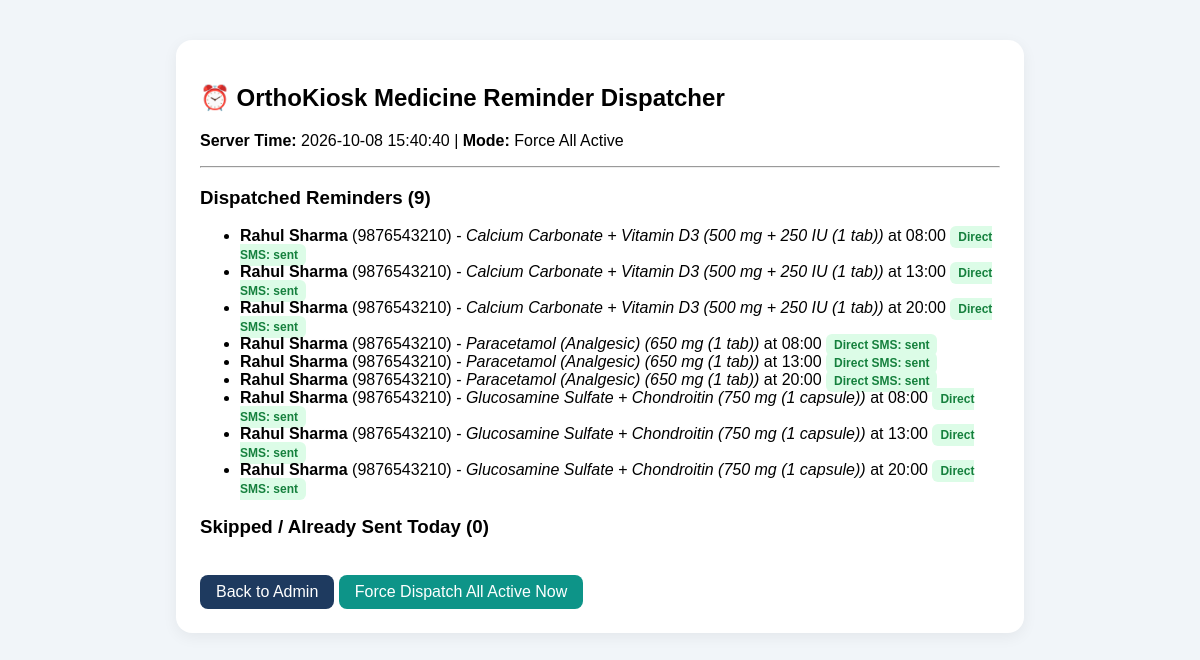
Page /cron_reminders.php?force=1 on the committed database.
### tables this page shows
CREATE TABLE IF NOT EXISTS medicine_reminders (
    id INT AUTO_INCREMENT PRIMARY KEY,
    patient_id INT NOT NULL,
    medicine_name VARCHAR(150) NOT NULL,
    dosage VARCHAR(100) NOT NULL,
    frequency VARCHAR(50) NOT NULL,
    timing VARCHAR(50) NOT NULL DEFAULT 'after_food',
    reminder_times VARCHAR(255) DEFAULT '08:00,13:00,20:00',
    send_sms TINYINT(1) NOT NULL DEFAULT 1,
    send_whatsapp TINYINT(1) NOT NULL DEFAULT 1,
    alarm_enabled TINYINT(1) NOT NULL DEFAULT 1,
    duration_days INT DEFAULT 7,
    start_date DATE NOT NULL,
    notes TEXT NULL,
    last_taken_date DATE NULL,
    created_at TIMESTAMP DEFAULT CURRENT_TIMESTAMP,
    FOREIGN KEY (patient_id) REFERENCES patients(id) ON DELETE CASCADE
);

CREATE TABLE IF NOT EXISTS patients (
    id INT AUTO_INCREMENT PRIMARY KEY,
    name VARCHAR(150) NOT NULL,
    age INT NOT NULL,
    gender VARCHAR(20) NOT NULL,
    phone VARCHAR(20) NOT NULL UNIQUE,
    email VARCHAR(150) NULL,
    created_at TIMESTAMP DEFAULT CURRENT_TIMESTAMP
);

### config.php (called while the page is built, shortened)
<?php
function getClinicSetting($pdo, $key, $default = '') {
    try {
        $stmt = $pdo->prepare("SELECT setting_value FROM clinic_settings WHERE setting_key = ?");
        $stmt->execute([$key]);
        $val = $stmt->fetchColumn();
        return ($val !== false && $val !== null && $val !== '') ? $val : $default;
    } catch (Exception $e) {
        return $default;
    }
}
function logMedicineAlert($pdo, $patient_id, $med_id, $alert_type, $phone, $message, $status = 'sent', $scheduled_time = null) {
    try {
        $stmt = $pdo->prepare("INSERT INTO medicine_notifications_log
            (patient_id, medicine_id, alert_type, phone, message, status, scheduled_time)
            VALUES (?, ?, ?, ?, ?, ?, ?)");
        $stmt->execute([$patient_id, $med_id, $alert_type, $phone, $message, $status, $scheduled_time]);
        return $pdo->lastInsertId();
    } catch (Exception $e) {
        error_log("Failed to log alert: " . $e->getMessage());
        return false;
    }
}
function sendPatientSMS($phone, $message, $pdo = null, $patient_id = null, $med_id = null, $scheduled_time = null) {
    $cleanPhone = preg_replace('/[^0-9]/', '', $phone);
    $tenDigit = (strlen($cleanPhone) >= 10) ? substr($cleanPhone, -10) : $cleanPhone;
    $provider = $pdo ? getClinicSetting($pdo, 'sms_provider', REMINDER_SMS_PROVIDER) : REMINDER_SMS_PROVIDER;
    $fast2smsKey = $pdo ? getClinicSetting($pdo, 'fast2sms_api_key', FAST2SMS_API_KEY) : FAST2SMS_API_KEY;
    $twilioSid = $pdo ? getClinicSetting($pdo, 'twilio_account_sid', TWILIO_ACCOUNT_SID) : TWILIO_ACCOUNT_SID;
    $twilioToken = $pdo ? getClinicSetting($pdo, 'twilio_auth_token', TWILIO_AUTH_TOKEN) : TWILIO_AUTH_TOKEN;
    $twilioPhone = $pdo ? getClinicSetting($pdo, 'twilio_phone_number', TWILIO_PHONE_NUMBER) : TWILIO_PHONE_NUMBER;
    $status = 'sent';
    $gatewayFeedback = '';
    if ($provider === 'FAST2SMS' && !empty($fast2smsKey)) {
        $fields = [
            "route" => "q",
            "message" => $message,
            "language" => "english",
            "flash" => 0,
            "numbers" => $tenDigit
        ];
        $curl = curl_init();
        curl_setopt_array($curl, [
            CURLOPT_URL => "https://www.fast2sms.com/dev/bulkV2",
            CURLOPT_RETURNTRANSFER => true,
            CURLOPT_CUSTOMREQUEST => "POST",
            CURLOPT_POSTFIELDS => json_encode($fields),
            CURLOPT_HTTPHEADER => [
                "authorization: " . trim($fast2smsKey),
                "accept: */*",
                "cache-control: no-cache",
                "content-type: application/json"
            ],
            CURLOPT_TIMEOUT => 15,
            CURLOPT_SSL_VERIFYPEER => false,
            CURLOPT_SSL_VERIFYHOST => false
        ]);
        $response = curl_exec($curl);
        $err = curl_error($curl);
        curl_close($curl);
        if ($err) {
            $status = 'failed';
            $gatewayFeedback = 'Network cURL error: ' . $err;
        } else {
            $respJson = json_decode($response, true);
            if ($respJson && isset($respJson['return']) && $respJson['return'] === true) {
                $status = 'delivered';
                $gatewayFeedback = 'Real SMS successfully dispatched to ' . $tenDigit . ' via Fast2SMS telecom gateway.';
            } else {
                $status = 'failed';
                $gatewayFeedback = isset($respJson['message']) ? (is_array($respJson['message']) ? implode(', ', $respJson['message']) : $respJson['message']) : 'Fast2SMS returned error';
            }
        }
    } else {
        $status = 'sent';
        $gatewayFeedback = 'Simulation Mode (Logged to database). To send real cellular SMS to phone, enter Fast2SMS API Key in Admin Settings.';
    }
    if ($pdo && $patient_id && $med_id) {
        logMedicineAlert($pdo, $patient_id, $med_id, 'sms', $phone, $message, $status, $scheduled_time);
    }
    return [
        'success' => ($status === 'sent' || $status === 'delivered'),
        'provider' => $provider,
        'phone' => $phone,
        'status' => $status,
        'feedback' => $gatewayFeedback
    ];
}
?>

### cron_reminders.php (the view, shortened to what this page needs)
<?php
require_once __DIR__ . '/config.php';
$isCli = (php_sapi_name() === 'cli');
$force = (isset($_GET['force']) && $_GET['force'] == '1') || (isset($argv) && (in_array('--force', $argv) || in_array('--force=1', $argv) || in_array('force', $argv)));
if (!$isCli) {
    echo "<!DOCTYPE html><html><head><title>Reminder Dispatcher | OrthoKiosk</title>";
    echo "<style>body{font-family:sans-serif;background:#f1f5f9;padding:2rem;} .box{background:#fff;border-radius:16px;padding:1.5rem;max-width:800px;margin:auto;box-shadow:0 4px 15px rgba(0,0,0,0.06);} .badge{padding:4px 8px;border-radius:6px;font-size:12px;font-weight:bold;} .sent{background:#dcfce7;color:#15803d;} .skipped{background:#fef3c7;color:#b45309;}</style></head><body>";
    echo "<div class='box'><h2>⏰ OrthoKiosk Medicine Reminder Dispatcher</h2>";
    echo "<p><strong>Server Time:</strong> " . date('Y-m-d H:i:s') . " | <strong>Mode:</strong> " . ($force ? "Force All Active" : "Scheduled Time Check") . "</p><hr>";
}
$sql = "SELECT m.*, p.name AS patient_name, p.phone AS patient_phone, p.id AS patient_id
        FROM medicine_reminders m
        INNER JOIN patients p ON m.patient_id = p.id
        WHERE m.start_date <= CURDATE()
          AND DATE_ADD(m.start_date, INTERVAL m.duration_days DAY) >= CURDATE()";
$stmt = $pdo->query($sql);
$activeMeds = $stmt->fetchAll(PDO::FETCH_ASSOC);
$dispatched = [];
$skipped = [];
foreach ($activeMeds as $med) {
    $timesStr = $med['reminder_times'] ?? '';
    $times = array_map('trim', explode(',', $timesStr));
    foreach ($times as $doseTime) {
        $doseTimeFormatted = date('H:i', strtotime($doseTime));
        $mealTiming = ($med['timing'] === 'before_food') ? 'Before Food (ಖಾಲಿ ಹೊಟ್ಟೆಯಲ್ಲಿ / खाने से पहले)' : 'After Food (ಊಟದ ನಂತರ / खाने के बाद)';
        $msg = "⏰ Hello {$med['patient_name']}! Medicine Reminder from OrthoKiosk: Time to take your scheduled dose of {$med['medicine_name']} ({$med['dosage']}), {$mealTiming}. Take care and stay healthy!";
        $smsResult = null;
        if (!empty($med['send_sms'])) {
            $smsResult = sendPatientSMS($med['patient_phone'], $msg, $pdo, $med['patient_id'], $med['id'], $doseTimeFormatted . ':00');
        }
        $dispatched[] = [
            'patient' => $med['patient_name'],
            'phone' => $med['patient_phone'],
            'medicine' => $med['medicine_name'],
            'dosage' => $med['dosage'],
            'time' => $doseTimeFormatted,
            'sms' => $smsResult ? $smsResult['status'] : 'disabled'
        ];
    }
}
if ($isCli) {
    echo "OrthoKiosk Reminder Cron finished at " . date('Y-m-d H:i:s') . "\n";
    echo "Dispatched: " . count($dispatched) . " | Skipped: " . count($skipped) . "\n";
    foreach ($dispatched as $d) {
        echo " - Sent SMS to {$d['patient']} ({$d['phone']}) for {$d['medicine']} at {$d['time']}\n";
    }
} else {
    echo "<h3>Dispatched Reminders (" . count($dispatched) . ")</h3>";
    if (empty($dispatched)) {
        echo "<p style='color:#64748b;'>No reminders were scheduled for this exact time window.</p>";
    } else {
        echo "<ul>";
        foreach ($dispatched as $d) {
            echo "<li><strong>{$d['patient']}</strong> ({$d['phone']}) - <em>{$d['medicine']} ({$d['dosage']})</em> at {$d['time']} ";
            echo "<span class='badge sent'>Direct SMS: {$d['sms']}</span>";
            echo "</li>";
        }
        echo "</ul>";
    }
    echo "<h3>Skipped / Already Sent Today (" . count($skipped) . ")</h3>";
    echo "<br><a href='admin_dashboard.php' style='display:inline-block;padding:8px 16px;background:#1e3a5f;color:white;text-decoration:none;border-radius:8px;'>Back to Admin</a>";
    echo " <a href='cron_reminders.php?force=1' style='display:inline-block;padding:8px 16px;background:#0d9488;color:white;text-decoration:none;border-radius:8px;'>Force Dispatch All Active Now</a>";
    echo "</div></body></html>";
}
?>

### cron_reminders.php (style rules this page uses)
body { font-family:sans-serif;background:#f1f5f9;padding:2rem; }
.box { background:#fff;border-radius:16px;padding:1.5rem;max-width:800px;margin:auto;box-shadow:0 4px 15px rgba(0,0,0,0.06); }
.badge { padding:4px 8px;border-radius:6px;font-size:12px;font-weight:bold; }
.sent { background:#dcfce7;color:#15803d; }

### rows in the picture
medicine_reminders: patient.name "Rahul Sharma", patient.phone "9876543210", medicine_name "Calcium Carbonate + Vitamin D3", dosage "500 mg + 250 IU (1 tab)", time "08:00", sms "sent", time "13:00", time "20:00"
medicine_reminders: patient.name "Rahul Sharma", patient.phone "9876543210", medicine_name "Paracetamol (Analgesic)", dosage "650 mg (1 tab)", time "08:00", sms "sent", time "13:00", time "20:00"
medicine_reminders: patient.name "Rahul Sharma", patient.phone "9876543210", medicine_name "Glucosamine Sulfate + Chondroitin", dosage "750 mg (1 capsule)", time "08:00", sms "sent", time "13:00", time "20:00"

### other values in the picture
count($dispatched) "9"
count($skipped) "0"
